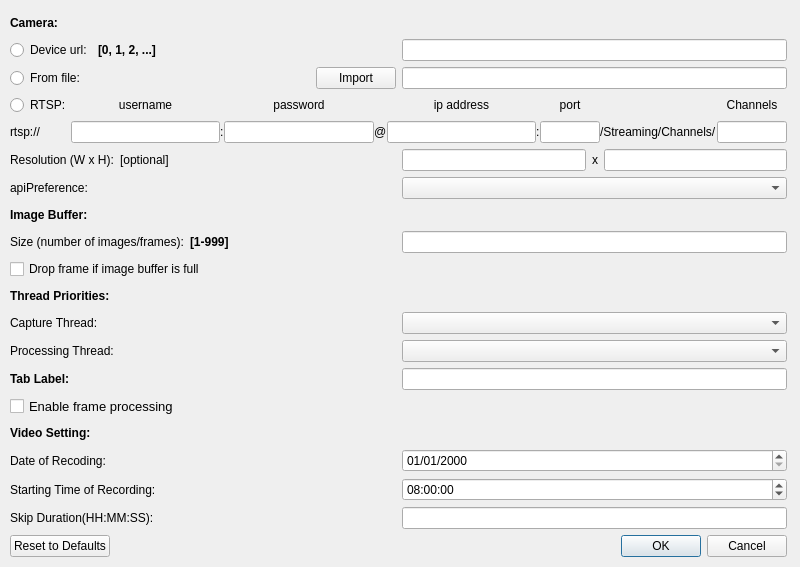
<?xml version="1.0" encoding="UTF-8"?>
<ui version="4.0">
 <class>CameraConnectDialog</class>
 <widget class="QDialog" name="CameraConnectDialog">
  <property name="geometry">
   <rect>
    <x>0</x>
    <y>0</y>
    <width>800</width>
    <height>567</height>
   </rect>
  </property>
  <property name="sizePolicy">
   <sizepolicy hsizetype="Fixed" vsizetype="Fixed">
    <horstretch>0</horstretch>
    <verstretch>0</verstretch>
   </sizepolicy>
  </property>
  <property name="minimumSize">
   <size>
    <width>800</width>
    <height>567</height>
   </size>
  </property>
  <property name="maximumSize">
   <size>
    <width>800</width>
    <height>567</height>
   </size>
  </property>
  <property name="sizeIncrement">
   <size>
    <width>0</width>
    <height>0</height>
   </size>
  </property>
  <property name="windowTitle">
   <string>Connect to Camera</string>
  </property>
  <widget class="QWidget" name="layoutWidget">
   <property name="geometry">
    <rect>
     <x>10</x>
     <y>12</y>
     <width>777</width>
     <height>545</height>
    </rect>
   </property>
   <layout class="QVBoxLayout" name="verticalLayout_3">
    <item>
     <widget class="QLabel" name="label_1">
      <property name="font">
       <font>
        <pointsize>9</pointsize>
        <weight>75</weight>
        <bold>true</bold>
       </font>
      </property>
      <property name="text">
       <string>Camera:</string>
      </property>
     </widget>
    </item>
    <item>
     <layout class="QHBoxLayout" name="horizontalLayout_2" stretch="1,1">
      <item>
       <layout class="QHBoxLayout" name="horizontalLayout_12">
        <item>
         <widget class="QRadioButton" name="deviceUrlRadioButton">
          <property name="text">
           <string>Device url:</string>
          </property>
         </widget>
        </item>
        <item>
         <widget class="QLabel" name="label_10">
          <property name="font">
           <font>
            <weight>75</weight>
            <bold>true</bold>
           </font>
          </property>
          <property name="text">
           <string>[0, 1, 2, ...]</string>
          </property>
         </widget>
        </item>
        <item>
         <spacer name="horizontalSpacer_2">
          <property name="orientation">
           <enum>Qt::Horizontal</enum>
          </property>
          <property name="sizeHint" stdset="0">
           <size>
            <width>40</width>
            <height>20</height>
           </size>
          </property>
         </spacer>
        </item>
       </layout>
      </item>
      <item>
       <widget class="QLineEdit" name="deviceUrlEdit">
        <property name="enabled">
         <bool>true</bool>
        </property>
       </widget>
      </item>
     </layout>
    </item>
    <item>
     <layout class="QHBoxLayout" name="horizontalLayout_9" stretch="1,1">
      <item>
       <layout class="QHBoxLayout" name="horizontalLayout_10">
        <item>
         <widget class="QRadioButton" name="filenameRadioButton">
          <property name="text">
           <string>From file:</string>
          </property>
         </widget>
        </item>
        <item>
         <spacer name="horizontalSpacer">
          <property name="orientation">
           <enum>Qt::Horizontal</enum>
          </property>
          <property name="sizeHint" stdset="0">
           <size>
            <width>40</width>
            <height>20</height>
           </size>
          </property>
         </spacer>
        </item>
        <item>
         <widget class="QPushButton" name="importFilePushButton">
          <property name="text">
           <string>Import</string>
          </property>
         </widget>
        </item>
       </layout>
      </item>
      <item>
       <widget class="QLineEdit" name="filenameEdit"/>
      </item>
     </layout>
    </item>
    <item>
     <layout class="QGridLayout" name="gridLayout">
      <property name="horizontalSpacing">
       <number>0</number>
      </property>
      <item row="2" column="2">
       <widget class="QLabel" name="label_19">
        <property name="text">
         <string>:</string>
        </property>
       </widget>
      </item>
      <item row="2" column="8">
       <widget class="QLabel" name="label_21">
        <property name="text">
         <string>/Streaming/Channels/</string>
        </property>
       </widget>
      </item>
      <item row="0" column="3">
       <widget class="QLabel" name="label_15">
        <property name="text">
         <string>password</string>
        </property>
        <property name="alignment">
         <set>Qt::AlignCenter</set>
        </property>
       </widget>
      </item>
      <item row="2" column="0">
       <widget class="QLabel" name="label_23">
        <property name="text">
         <string>rtsp://</string>
        </property>
       </widget>
      </item>
      <item row="0" column="7">
       <widget class="QLabel" name="label_18">
        <property name="text">
         <string>port</string>
        </property>
        <property name="alignment">
         <set>Qt::AlignCenter</set>
        </property>
       </widget>
      </item>
      <item row="2" column="3">
       <widget class="QLineEdit" name="passwordEdit">
        <property name="minimumSize">
         <size>
          <width>90</width>
          <height>0</height>
         </size>
        </property>
       </widget>
      </item>
      <item row="0" column="9">
       <widget class="QLabel" name="label_17">
        <property name="text">
         <string>Channels</string>
        </property>
        <property name="alignment">
         <set>Qt::AlignCenter</set>
        </property>
       </widget>
      </item>
      <item row="2" column="4">
       <widget class="QLabel" name="label_20">
        <property name="text">
         <string>@</string>
        </property>
       </widget>
      </item>
      <item row="2" column="1">
       <widget class="QLineEdit" name="usernameEdit"/>
      </item>
      <item row="2" column="9">
       <widget class="QLineEdit" name="channelsEdit">
        <property name="maximumSize">
         <size>
          <width>70</width>
          <height>16777215</height>
         </size>
        </property>
       </widget>
      </item>
      <item row="0" column="1">
       <widget class="QLabel" name="label_14">
        <property name="text">
         <string>username</string>
        </property>
        <property name="alignment">
         <set>Qt::AlignCenter</set>
        </property>
       </widget>
      </item>
      <item row="0" column="5">
       <widget class="QLabel" name="label_16">
        <property name="text">
         <string>ip address</string>
        </property>
        <property name="alignment">
         <set>Qt::AlignCenter</set>
        </property>
       </widget>
      </item>
      <item row="2" column="6">
       <widget class="QLabel" name="label_24">
        <property name="text">
         <string>:</string>
        </property>
       </widget>
      </item>
      <item row="2" column="5">
       <widget class="QLineEdit" name="ipEdit">
        <property name="minimumSize">
         <size>
          <width>136</width>
          <height>0</height>
         </size>
        </property>
       </widget>
      </item>
      <item row="2" column="7">
       <widget class="QLineEdit" name="portEdit">
        <property name="minimumSize">
         <size>
          <width>50</width>
          <height>0</height>
         </size>
        </property>
        <property name="maximumSize">
         <size>
          <width>60</width>
          <height>16777215</height>
         </size>
        </property>
       </widget>
      </item>
      <item row="0" column="0">
       <widget class="QRadioButton" name="rtspRadioButton">
        <property name="text">
         <string>RTSP:</string>
        </property>
       </widget>
      </item>
     </layout>
    </item>
    <item>
     <layout class="QHBoxLayout" name="horizontalLayout_8" stretch="1,1">
      <item>
       <layout class="QHBoxLayout" name="horizontalLayout_13">
        <item>
         <widget class="QLabel" name="label_11">
          <property name="text">
           <string>Resolution (W x H):</string>
          </property>
         </widget>
        </item>
        <item>
         <widget class="QLabel" name="label_12">
          <property name="text">
           <string>[optional]</string>
          </property>
         </widget>
        </item>
        <item>
         <spacer name="horizontalSpacer_4">
          <property name="orientation">
           <enum>Qt::Horizontal</enum>
          </property>
          <property name="sizeHint" stdset="0">
           <size>
            <width>40</width>
            <height>20</height>
           </size>
          </property>
         </spacer>
        </item>
       </layout>
      </item>
      <item>
       <layout class="QHBoxLayout" name="horizontalLayout_14">
        <item>
         <widget class="QLineEdit" name="resWEdit">
          <property name="enabled">
           <bool>true</bool>
          </property>
          <property name="font">
           <font>
            <pointsize>9</pointsize>
            <weight>50</weight>
            <italic>false</italic>
            <bold>false</bold>
           </font>
          </property>
         </widget>
        </item>
        <item>
         <widget class="QLabel" name="label_13">
          <property name="text">
           <string>x</string>
          </property>
         </widget>
        </item>
        <item>
         <widget class="QLineEdit" name="resHEdit">
          <property name="enabled">
           <bool>true</bool>
          </property>
          <property name="font">
           <font>
            <pointsize>9</pointsize>
            <weight>50</weight>
            <italic>false</italic>
            <bold>false</bold>
           </font>
          </property>
         </widget>
        </item>
       </layout>
      </item>
     </layout>
    </item>
    <item>
     <layout class="QHBoxLayout" name="horizontalLayout_6">
      <item>
       <widget class="QLabel" name="label">
        <property name="text">
         <string>apiPreference:</string>
        </property>
       </widget>
      </item>
      <item>
       <widget class="QComboBox" name="apiPreferenceComboBox"/>
      </item>
     </layout>
    </item>
    <item>
     <widget class="QLabel" name="label_3">
      <property name="font">
       <font>
        <pointsize>9</pointsize>
        <weight>75</weight>
        <bold>true</bold>
       </font>
      </property>
      <property name="text">
       <string>Image Buffer:</string>
      </property>
     </widget>
    </item>
    <item>
     <layout class="QHBoxLayout" name="horizontalLayout" stretch="1,1">
      <item>
       <layout class="QHBoxLayout" name="horizontalLayout_11">
        <item>
         <widget class="QLabel" name="label_2">
          <property name="font">
           <font>
            <pointsize>9</pointsize>
            <weight>50</weight>
            <bold>false</bold>
           </font>
          </property>
          <property name="text">
           <string>Size (number of images/frames):</string>
          </property>
         </widget>
        </item>
        <item>
         <widget class="QLabel" name="label_4">
          <property name="font">
           <font>
            <weight>75</weight>
            <bold>true</bold>
           </font>
          </property>
          <property name="text">
           <string>[1-999]</string>
          </property>
         </widget>
        </item>
        <item>
         <spacer name="horizontalSpacer_3">
          <property name="orientation">
           <enum>Qt::Horizontal</enum>
          </property>
          <property name="sizeHint" stdset="0">
           <size>
            <width>40</width>
            <height>20</height>
           </size>
          </property>
         </spacer>
        </item>
       </layout>
      </item>
      <item>
       <widget class="QLineEdit" name="imageBufferSizeEdit">
        <property name="font">
         <font>
          <pointsize>9</pointsize>
         </font>
        </property>
       </widget>
      </item>
     </layout>
    </item>
    <item>
     <widget class="QCheckBox" name="dropFrameCheckBox">
      <property name="font">
       <font>
        <pointsize>9</pointsize>
       </font>
      </property>
      <property name="text">
       <string>Drop frame if image buffer is full</string>
      </property>
     </widget>
    </item>
    <item>
     <widget class="QLabel" name="label_5">
      <property name="font">
       <font>
        <pointsize>9</pointsize>
        <weight>75</weight>
        <bold>true</bold>
       </font>
      </property>
      <property name="text">
       <string>Thread Priorities:</string>
      </property>
     </widget>
    </item>
    <item>
     <layout class="QHBoxLayout" name="horizontalLayout_3">
      <item>
       <layout class="QVBoxLayout" name="verticalLayout">
        <item>
         <widget class="QLabel" name="label_6">
          <property name="font">
           <font>
            <pointsize>9</pointsize>
            <weight>50</weight>
            <bold>false</bold>
           </font>
          </property>
          <property name="text">
           <string>Capture Thread:</string>
          </property>
         </widget>
        </item>
        <item>
         <widget class="QLabel" name="label_7">
          <property name="font">
           <font>
            <pointsize>9</pointsize>
            <weight>50</weight>
            <bold>false</bold>
           </font>
          </property>
          <property name="text">
           <string>Processing Thread:</string>
          </property>
         </widget>
        </item>
       </layout>
      </item>
      <item>
       <layout class="QVBoxLayout" name="verticalLayout_2">
        <item>
         <widget class="QComboBox" name="capturePrioComboBox">
          <property name="font">
           <font>
            <pointsize>9</pointsize>
           </font>
          </property>
         </widget>
        </item>
        <item>
         <widget class="QComboBox" name="processingPrioComboBox">
          <property name="font">
           <font>
            <pointsize>9</pointsize>
           </font>
          </property>
         </widget>
        </item>
       </layout>
      </item>
     </layout>
    </item>
    <item>
     <layout class="QHBoxLayout" name="horizontalLayout_5" stretch="1,1">
      <item>
       <widget class="QLabel" name="label_8">
        <property name="font">
         <font>
          <pointsize>9</pointsize>
          <weight>75</weight>
          <bold>true</bold>
         </font>
        </property>
        <property name="text">
         <string>Tab Label:</string>
        </property>
       </widget>
      </item>
      <item>
       <widget class="QLineEdit" name="tabLabelEdit">
        <property name="font">
         <font>
          <pointsize>9</pointsize>
         </font>
        </property>
       </widget>
      </item>
     </layout>
    </item>
    <item>
     <layout class="QHBoxLayout" name="horizontalLayout_7">
      <item>
       <widget class="QCheckBox" name="enableFrameProcessingCheckBox">
        <property name="font">
         <font>
          <pointsize>10</pointsize>
         </font>
        </property>
        <property name="text">
         <string>Enable frame processing</string>
        </property>
       </widget>
      </item>
     </layout>
    </item>
    <item>
     <widget class="QLabel" name="label_9">
      <property name="font">
       <font>
        <weight>75</weight>
        <bold>true</bold>
       </font>
      </property>
      <property name="text">
       <string>Video Setting:</string>
      </property>
     </widget>
    </item>
    <item>
     <layout class="QHBoxLayout" name="horizontalLayout_16">
      <item>
       <widget class="QLabel" name="label_22">
        <property name="text">
         <string>Date of Recoding:</string>
        </property>
       </widget>
      </item>
      <item>
       <widget class="QDateEdit" name="videoDate">
        <property name="displayFormat">
         <string>dd/MM/yyyy</string>
        </property>
       </widget>
      </item>
     </layout>
    </item>
    <item>
     <layout class="QHBoxLayout" name="horizontalLayout_15">
      <item>
       <widget class="QLabel" name="label_25">
        <property name="text">
         <string>Starting Time of Recording:</string>
        </property>
       </widget>
      </item>
      <item>
       <widget class="QTimeEdit" name="videoTime">
        <property name="dateTime">
         <datetime>
          <hour>8</hour>
          <minute>0</minute>
          <second>0</second>
          <year>2000</year>
          <month>1</month>
          <day>1</day>
         </datetime>
        </property>
        <property name="displayFormat">
         <string>hh:mm:ss</string>
        </property>
       </widget>
      </item>
     </layout>
    </item>
    <item>
     <layout class="QHBoxLayout" name="horizontalLayout_18">
      <item>
       <layout class="QHBoxLayout" name="horizontalLayout_17">
        <item>
         <widget class="QLabel" name="label_26">
          <property name="text">
           <string>Skip Duration(HH:MM:SS):</string>
          </property>
         </widget>
        </item>
        <item>
         <spacer name="horizontalSpacer_5">
          <property name="orientation">
           <enum>Qt::Horizontal</enum>
          </property>
          <property name="sizeHint" stdset="0">
           <size>
            <width>40</width>
            <height>20</height>
           </size>
          </property>
         </spacer>
        </item>
       </layout>
      </item>
      <item>
       <widget class="QLineEdit" name="skipDuration"/>
      </item>
     </layout>
    </item>
    <item>
     <layout class="QHBoxLayout" name="horizontalLayout_4">
      <item>
       <widget class="QPushButton" name="resetToDefaultsPushButton">
        <property name="text">
         <string>Reset to Defaults</string>
        </property>
       </widget>
      </item>
      <item>
       <widget class="QDialogButtonBox" name="okCancelBox">
        <property name="orientation">
         <enum>Qt::Horizontal</enum>
        </property>
        <property name="standardButtons">
         <set>QDialogButtonBox::Cancel|QDialogButtonBox::Ok</set>
        </property>
       </widget>
      </item>
     </layout>
    </item>
   </layout>
  </widget>
 </widget>
 <tabstops>
  <tabstop>deviceUrlRadioButton</tabstop>
  <tabstop>deviceUrlEdit</tabstop>
  <tabstop>filenameEdit</tabstop>
  <tabstop>rtspRadioButton</tabstop>
  <tabstop>usernameEdit</tabstop>
  <tabstop>passwordEdit</tabstop>
  <tabstop>ipEdit</tabstop>
  <tabstop>portEdit</tabstop>
  <tabstop>channelsEdit</tabstop>
  <tabstop>resWEdit</tabstop>
  <tabstop>resHEdit</tabstop>
  <tabstop>apiPreferenceComboBox</tabstop>
  <tabstop>imageBufferSizeEdit</tabstop>
  <tabstop>dropFrameCheckBox</tabstop>
  <tabstop>capturePrioComboBox</tabstop>
  <tabstop>processingPrioComboBox</tabstop>
  <tabstop>tabLabelEdit</tabstop>
  <tabstop>enableFrameProcessingCheckBox</tabstop>
  <tabstop>resetToDefaultsPushButton</tabstop>
 </tabstops>
 <resources/>
 <connections>
  <connection>
   <sender>okCancelBox</sender>
   <signal>accepted()</signal>
   <receiver>CameraConnectDialog</receiver>
   <slot>accept()</slot>
   <hints>
    <hint type="sourcelabel">
     <x>430</x>
     <y>474</y>
    </hint>
    <hint type="destinationlabel">
     <x>204</x>
     <y>159</y>
    </hint>
   </hints>
  </connection>
  <connection>
   <sender>okCancelBox</sender>
   <signal>rejected()</signal>
   <receiver>CameraConnectDialog</receiver>
   <slot>reject()</slot>
   <hints>
    <hint type="sourcelabel">
     <x>430</x>
     <y>474</y>
    </hint>
    <hint type="destinationlabel">
     <x>204</x>
     <y>159</y>
    </hint>
   </hints>
  </connection>
 </connections>
</ui>
